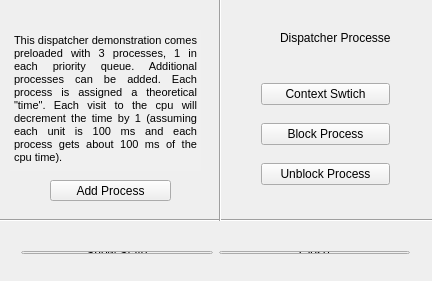
<?xml version="1.0" encoding="UTF-8"?>
<ui version="4.0">
 <class>MainWindow</class>
 <widget class="QMainWindow" name="MainWindow">
  <property name="geometry">
   <rect>
    <x>0</x>
    <y>0</y>
    <width>432</width>
    <height>281</height>
   </rect>
  </property>
  <property name="windowTitle">
   <string>MainWindow</string>
  </property>
  <widget class="QWidget" name="centralWidget">
   <widget class="Line" name="line">
    <property name="geometry">
     <rect>
      <x>0</x>
      <y>210</y>
      <width>441</width>
      <height>21</height>
     </rect>
    </property>
    <property name="orientation">
     <enum>Qt::Horizontal</enum>
    </property>
   </widget>
   <widget class="Line" name="line_2">
    <property name="geometry">
     <rect>
      <x>210</x>
      <y>-10</y>
      <width>20</width>
      <height>231</height>
     </rect>
    </property>
    <property name="orientation">
     <enum>Qt::Vertical</enum>
    </property>
   </widget>
   <widget class="QLabel" name="label_2">
    <property name="geometry">
     <rect>
      <x>280</x>
      <y>30</y>
      <width>111</width>
      <height>16</height>
     </rect>
    </property>
    <property name="text">
     <string>Dispatcher Processes</string>
    </property>
   </widget>
   <widget class="QTextBrowser" name="textBrowser">
    <property name="geometry">
     <rect>
      <x>10</x>
      <y>30</y>
      <width>191</width>
      <height>141</height>
     </rect>
    </property>
    <property name="palette">
     <palette>
      <active>
       <colorrole role="Light">
        <brush brushstyle="SolidPattern">
         <color alpha="255">
          <red>240</red>
          <green>240</green>
          <blue>240</blue>
         </color>
        </brush>
       </colorrole>
       <colorrole role="Base">
        <brush brushstyle="SolidPattern">
         <color alpha="255">
          <red>240</red>
          <green>240</green>
          <blue>240</blue>
         </color>
        </brush>
       </colorrole>
      </active>
      <inactive>
       <colorrole role="Light">
        <brush brushstyle="SolidPattern">
         <color alpha="255">
          <red>240</red>
          <green>240</green>
          <blue>240</blue>
         </color>
        </brush>
       </colorrole>
       <colorrole role="Base">
        <brush brushstyle="SolidPattern">
         <color alpha="255">
          <red>240</red>
          <green>240</green>
          <blue>240</blue>
         </color>
        </brush>
       </colorrole>
      </inactive>
      <disabled>
       <colorrole role="Light">
        <brush brushstyle="SolidPattern">
         <color alpha="255">
          <red>240</red>
          <green>240</green>
          <blue>240</blue>
         </color>
        </brush>
       </colorrole>
       <colorrole role="Base">
        <brush brushstyle="SolidPattern">
         <color alpha="255">
          <red>240</red>
          <green>240</green>
          <blue>240</blue>
         </color>
        </brush>
       </colorrole>
      </disabled>
     </palette>
    </property>
    <property name="autoFillBackground">
     <bool>true</bool>
    </property>
    <property name="frameShape">
     <enum>QFrame::NoFrame</enum>
    </property>
    <property name="frameShadow">
     <enum>QFrame::Plain</enum>
    </property>
    <property name="html">
     <string>&lt;!DOCTYPE HTML PUBLIC &quot;-//W3C//DTD HTML 4.0//EN&quot; &quot;http://www.w3.org/TR/REC-html40/strict.dtd&quot;&gt;
&lt;html&gt;&lt;head&gt;&lt;meta name=&quot;qrichtext&quot; content=&quot;1&quot; /&gt;&lt;style type=&quot;text/css&quot;&gt;
p, li { white-space: pre-wrap; }
&lt;/style&gt;&lt;/head&gt;&lt;body style=&quot; font-family:'MS Shell Dlg 2'; font-size:8.25pt; font-weight:400; font-style:normal;&quot;&gt;
&lt;p align=&quot;justify&quot; style=&quot; margin-top:0px; margin-bottom:0px; margin-left:0px; margin-right:0px; -qt-block-indent:0; text-indent:0px;&quot;&gt;This dispatcher demonstration comes preloaded with 3 processes, 1 in each priority queue. Additional processes can be added. Each process is assigned a theoretical &amp;quot;time&amp;quot;. Each visit to the cpu will decrement the time by 1 (assuming each unit is 100 ms and each process gets about 100 ms of the cpu time).&lt;/p&gt;&lt;/body&gt;&lt;/html&gt;</string>
    </property>
   </widget>
   <widget class="QPushButton" name="pushButton">
    <property name="geometry">
     <rect>
      <x>50</x>
      <y>180</y>
      <width>121</width>
      <height>21</height>
     </rect>
    </property>
    <property name="text">
     <string>Add Process</string>
    </property>
   </widget>
   <widget class="QWidget" name="">
    <property name="geometry">
     <rect>
      <x>250</x>
      <y>60</y>
      <width>151</width>
      <height>151</height>
     </rect>
    </property>
    <layout class="QVBoxLayout" name="verticalLayout">
     <item>
      <widget class="QPushButton" name="pushButton_2">
       <property name="text">
        <string>Context Swtich</string>
       </property>
      </widget>
     </item>
     <item>
      <widget class="QPushButton" name="pushButton_4">
       <property name="text">
        <string>Block Process</string>
       </property>
      </widget>
     </item>
     <item>
      <widget class="QPushButton" name="pushButton_5">
       <property name="text">
        <string>Unblock Process</string>
       </property>
      </widget>
     </item>
    </layout>
   </widget>
   <widget class="QWidget" name="">
    <property name="geometry">
     <rect>
      <x>10</x>
      <y>240</y>
      <width>411</width>
      <height>25</height>
     </rect>
    </property>
    <layout class="QHBoxLayout" name="horizontalLayout">
     <item>
      <widget class="QPushButton" name="pushButton_6">
       <property name="text">
        <string>Show State</string>
       </property>
      </widget>
     </item>
     <item>
      <widget class="QPushButton" name="pushButton_3">
       <property name="text">
        <string>Close</string>
       </property>
      </widget>
     </item>
    </layout>
   </widget>
  </widget>
 </widget>
 <layoutdefault spacing="6" margin="11"/>
 <resources/>
 <connections>
  <connection>
   <sender>pushButton_3</sender>
   <signal>clicked()</signal>
   <receiver>MainWindow</receiver>
   <slot>close()</slot>
   <hints>
    <hint type="sourcelabel">
     <x>52</x>
     <y>246</y>
    </hint>
    <hint type="destinationlabel">
     <x>33</x>
     <y>148</y>
    </hint>
   </hints>
  </connection>
  <connection>
   <sender>pushButton_2</sender>
   <signal>clicked()</signal>
   <receiver>MainWindow</receiver>
   <slot>update()</slot>
   <hints>
    <hint type="sourcelabel">
     <x>37</x>
     <y>89</y>
    </hint>
    <hint type="destinationlabel">
     <x>6</x>
     <y>68</y>
    </hint>
   </hints>
  </connection>
 </connections>
</ui>
